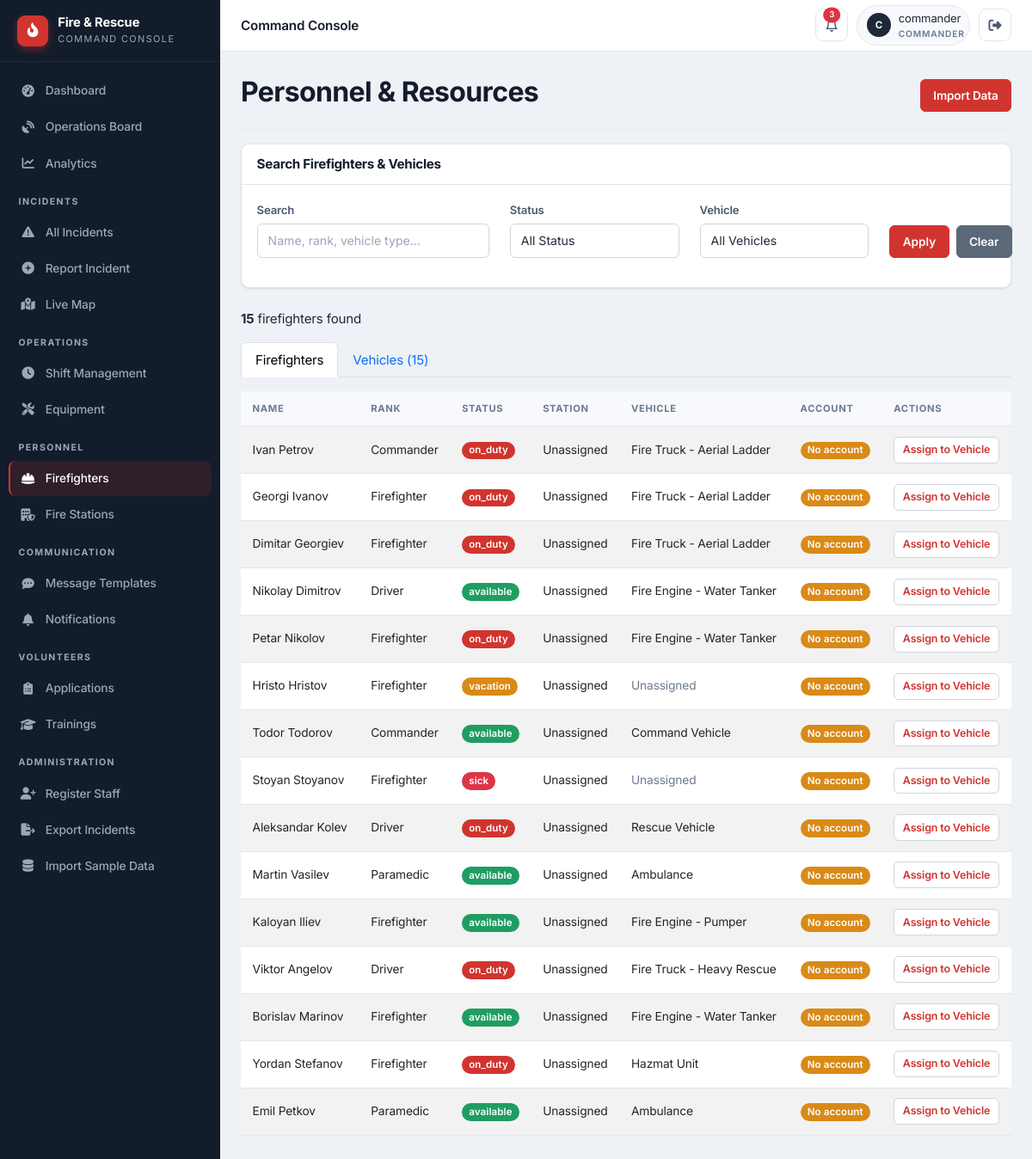
/staff/firefighters (signed in), run on the app's committed database.
### app/models/firefighter.py (models this page shows)
class Firefighter(db.Model):
    id = db.Column(db.Integer, primary_key=True)
    name = db.Column(db.String(100), nullable=False)
    rank = db.Column(db.String(50))
    status = db.Column(db.String(20), default='available')
    vehicle_id = db.Column(db.Integer, db.ForeignKey('vehicle.id'), nullable=True)
    station_id = db.Column(db.Integer, db.ForeignKey('fire_station.id'), nullable=True)
    user_id = db.Column(db.Integer, db.ForeignKey('user_model.id'), nullable=True, unique=True)
    user = db.relationship('UserModel', foreign_keys=[user_id], backref='firefighter_profile')
    employee_id = db.Column(db.String(20), unique=True, nullable=True)
    phone = db.Column(db.String(20), nullable=True)
    hire_date = db.Column(db.DateTime, nullable=True)
    last_active = db.Column(db.DateTime, nullable=True)
    current_shift_id = db.Column(db.Integer, db.ForeignKey('shift.id'), nullable=True)
    current_shift = db.relationship('Shift', foreign_keys=[current_shift_id], back_populates='firefighter')
    shifts = db.relationship('Shift', foreign_keys='Shift.firefighter_id', back_populates='firefighter')

### app/models/vehicle.py (models this page shows)
class Vehicle(db.Model):
    id = db.Column(db.Integer, primary_key=True)
    type = db.Column(db.String(50))
    location = db.Column(db.String(200))
    latitude = db.Column(db.Float, nullable=True)
    longitude = db.Column(db.Float, nullable=True)
    last_updated = db.Column(db.DateTime, default=datetime.datetime.utcnow, onupdate=datetime.datetime.utcnow)
    speed = db.Column(db.Float, nullable=True)
    heading = db.Column(db.Integer, nullable=True)
    status = db.Column(db.String(20), default='station')
    station_id = db.Column(db.Integer, db.ForeignKey('fire_station.id'), nullable=True)
    current_incident_id = db.Column(db.Integer, db.ForeignKey('incident.id'), nullable=True)
    route_polyline = db.Column(db.Text, nullable=True)      # JSON list of [lat, lng] along the road
    route_started_at = db.Column(db.DateTime, nullable=True)  # when the vehicle began driving
    route_total_seconds = db.Column(db.Float, nullable=True)  # animation duration (sped up for demo)
    route_real_seconds = db.Column(db.Float, nullable=True)   # real OSRM driving time, for ETA display
    route_distance_m = db.Column(db.Float, nullable=True)     # real route distance in meters
    route_dest_lat = db.Column(db.Float, nullable=True)
    route_dest_lng = db.Column(db.Float, nullable=True)
    current_incident = db.relationship('Incident', foreign_keys=[current_incident_id])
    firefighters = db.relationship('Firefighter', backref='assigned_vehicle', lazy=True)

### app/routes/firefighters.py (the view, shortened to what this page needs)
@firefighters_bp.route('/staff/firefighters')
@login_required
@role_required('dispatcher', 'commander')
def list_firefighters():
    search_query = request.args.get('search', '')
    status_filter = request.args.get('status', '')
    vehicle_filter = request.args.get('vehicle', '')
    ff_query = Firefighter.query
    if status_filter:
        ff_query = ff_query.filter(Firefighter.status == status_filter)
    if vehicle_filter:
        if vehicle_filter == 'unassigned':
            ff_query = ff_query.filter(Firefighter.vehicle_id.is_(None))
        else:
            ff_query = ff_query.filter(Firefighter.vehicle_id == vehicle_filter)
    all_firefighters = ff_query.all()
    v_query = Vehicle.query
    all_vehicles = v_query.all()
    all_statuses = ['available', 'on_duty', 'off_duty', 'training', 'sick', 'vacation']
    return render_template('staff/personnel/firefighters.html',
                           firefighters=all_firefighters,
                           vehicles=all_vehicles,
                           all_statuses=all_statuses,
                           search_query=search_query,
                           status_filter=status_filter,
                           vehicle_filter=vehicle_filter)

### app/utils.py (called while the page is built)
def login_required(f):
    @wraps(f)
    def decorated_function(*args, **kwargs):
        if not session.get('logged_in'):
            flash('Please login to access the staff portal.', 'warning')
            return redirect(url_for('auth.staff_login'))
        return f(*args, **kwargs)
    return decorated_function

def role_required(*roles):
    def decorator(f):
        @wraps(f)
        def decorated_function(*args, **kwargs):
            if not session.get('logged_in'):
                flash('Please login to access the staff portal.', 'warning')
                return redirect(url_for('auth.staff_login'))
            if session.get('user_role') not in roles:
                flash('Unauthorized access. This incident has been logged.', 'danger')
                return redirect(url_for('dashboard.staff_dashboard'))
            return f(*args, **kwargs)
        return decorated_function
    return decorator

### app/templates/staff/personnel/firefighters.html (shortened to what this page needs)
{% extends "staff/base.html" %}
{% block content %}
<div class="d-flex justify-content-between align-items-center"><h2>Personnel & Resources</h2><a href="{{ url_for('personnel.import_data') }}" class="btn btn-primary">Import Data</a></div>
<hr>
<div class="card mb-4"><div class="card-header bg-dark text-white"><h5 class="mb-0">Search Firefighters & Vehicles</h5></div><div class="card-body">
    <form method="GET" action="{{ url_for('personnel.list_firefighters') }}">
        <div class="row">
            <div class="col-md-4 mb-3"><label class="form-label">Search</label><input type="text" name="search" class="form-control" value="{{ search_query }}" placeholder="Name, rank, vehicle type..."></div>
            <div class="col-md-3 mb-3"><label class="form-label">Status</label><select name="status" class="form-select"><option value="">All Status</option></select></div>
            <div class="col-md-3 mb-3"><label class="form-label">Vehicle</label><select name="vehicle" class="form-select"><option value="">All Vehicles</option></select></div>
            <div class="col-md-2 mb-3 d-flex align-items-end"><button type="submit" class="btn btn-primary w-100">Apply</button><a href="{{ url_for('personnel.list_firefighters') }}" class="btn btn-secondary w-100 ms-2">Clear</a></div>
        </div>
    </form>
</div></div>
<div class="mb-3"><strong>{{ firefighters|length }}</strong> firefighters found</div>
<ul class="nav nav-tabs mb-3"><li class="nav-item"><a class="nav-link active" data-bs-toggle="tab" href="#firefighters">Firefighters</a></li><li class="nav-item"><a class="nav-link" data-bs-toggle="tab" href="#vehicles">Vehicles ({{ vehicles|length }})</a></li></ul>
<div class="tab-content">
    <div class="tab-pane fade show active" id="firefighters">
        {% if firefighters %}
        <table class="table table-striped"><thead><tr><th>Name</th><th>Rank</th><th>Status</th><th>Station</th><th>Vehicle</th><th>Account</th><th>Actions</th></tr></thead>
        <tbody>{% for f in firefighters %}<tr><td>{{ f.name }}</td><td>{{ f.rank }}</td><td><span class="badge bg-{% if f.status == 'available' %}success{% elif f.status == 'on_duty' %}primary{% elif f.status == 'vacation' %}warning{% elif f.status == 'sick' %}danger{% else %}secondary{% endif %}">{{ f.status }}</span></td><td>{{ f.station.name if f.station else 'Unassigned' }}</td><td>{% if f.assigned_vehicle %}{{ f.assigned_vehicle.type }}{% else %}<span class="text-muted">Unassigned</span>{% endif %}</td><td>{% if f.user %}<span class="badge bg-success">{{ f.user.username }}</span>{% else %}<span class="badge bg-warning">No account</span>{% endif %}</td><td><a href="{{ url_for('personnel.assign_firefighter', firefighter_id=f.id) }}" class="btn btn-sm btn-outline-primary">Assign to Vehicle</a></td></tr>{% endfor %}</tbody>
        </table>
        {% elif search_query or status_filter or vehicle_filter %}
        <p class="text-muted">No firefighters match your search.</p>
        {% endif %}
    </div>
</div>
{% endblock %}

### app/static/css/theme.css (style rules this page uses)
:root { --bg: #eef1f5; --surface: #ffffff; --surface-2: #f7f9fc; --border: #e2e7ee; --border-strong: #cfd6e0; --ink: #131c2b; --ink-2: #1d2838; --ink-3: #2a3650; --ink-soft: #3a4860; --text: #1f2a3a; --text-2: #4a5870; --muted: #6b7a90; --on-dark: #e7ecf3; --on-dark-muted: #9aa7ba; --accent: #d1342f; --accent-dark: #ab2420; --accent-soft: #fdeceb; --success: #1f9d63; --success-soft: #e6f5ed; --warning: #d98a17; --warning-soft: #fbf1de; --info: #2b6cb0; --info-soft: #e6f0f9; --danger: #d1342f; --danger-soft: #fdeceb; --r-sm: 6px; --r: 10px; --r-lg: 14px; --shadow-xs: 0 1px 2px rgba(19, 28, 43, 0.06); --shadow-sm: 0 1px 3px rgba(19, 28, 43, 0.08), 0 1px 2px rgba(19, 28, 43, 0.04); --shadow-md: 0 4px 12px rgba(19, 28, 43, 0.08); --shadow-lg: 0 12px 28px rgba(19, 28, 43, 0.12); --sidebar-w: 256px; --topbar-h: 60px; --spacing-xs: 0.25rem; --spacing-sm: 0.5rem; --spacing-md: 1rem; --spacing-lg: 1.5rem; --spacing-xl: 2rem; --border-radius: var(--r); --border-radius-sm: var(--r-sm); --border-radius-lg: var(--r-lg); --primary-color: var(--accent); --secondary-color: var(--muted); --danger-color: var(--danger); }
* { box-sizing: border-box; }
html { -webkit-text-size-adjust: 100%; }
body { font-family: 'Inter', -apple-system, BlinkMacSystemFont, 'Segoe UI', Roboto, sans-serif; color: var(--text); background: var(--bg); font-size: 0.94rem; line-height: 1.55; letter-spacing: -0.01em; -webkit-font-smoothing: antialiased; text-rendering: optimizeLegibility; }
h1, h2, h3, h4, h5, h6 { color: var(--ink); font-weight: 700; letter-spacing: -0.02em; }
a { text-decoration: none; }
.text-muted { color: var(--muted) !important; }

### app/static/css/main.css (style rules this page uses)
.card { border: 1px solid var(--border); border-radius: var(--r); box-shadow: var(--shadow-sm); background: var(--surface); margin-bottom: 1.25rem; }
.card-header { border-bottom: 1px solid var(--border); background: transparent; font-weight: 600; color: var(--ink); padding: 0.85rem 1.1rem; border-radius: var(--r) var(--r) 0 0 !important; }
.card-header h5, .card-header h4, .card-header h6 { margin: 0; font-size: 0.95rem; }
.card-body { padding: 1.1rem; }
.card-header.bg-dark, .card-header.bg-danger, .card-header.bg-primary, .card-header.bg-secondary { background: var(--surface) !important; color: var(--ink) !important; border-bottom: 1px solid var(--border) !important; }
.btn { border-radius: var(--r-sm); font-weight: 600; font-size: 0.85rem; padding: 0.5rem 0.9rem; transition: all 0.15s; border-width: 1px; }
.btn-sm { padding: 0.32rem 0.6rem; font-size: 0.78rem; }
.btn-primary, .btn-danger { background: var(--accent); border-color: var(--accent); color: #fff; }
.btn-outline-primary, .btn-outline-danger { color: var(--accent); border-color: var(--border-strong); background: var(--surface); }
.btn-secondary { background: #5b6878; border-color: #5b6878; }
.table { margin-bottom: 0; color: var(--text); font-size: 0.86rem; }
.table > thead > tr > th { background: var(--surface-2); color: var(--muted); text-transform: uppercase; font-size: 0.7rem; letter-spacing: 0.06em; font-weight: 700; border-bottom: 1px solid var(--border); padding: 0.7rem 0.85rem; }
.table > tbody > tr > td { padding: 0.72rem 0.85rem; vertical-align: middle; border-color: var(--border); }
.form-label { font-weight: 600; font-size: 0.82rem; color: var(--text-2); margin-bottom: 0.3rem; }
.form-control, .form-select { border-radius: var(--r-sm); border: 1px solid var(--border-strong); padding: 0.55rem 0.75rem; font-size: 0.88rem; color: var(--text); background: var(--surface); }
.form-control::placeholder { color: #9aa6b6; }
.badge { font-weight: 600; padding: 0.4em 0.7em; border-radius: 999px; font-size: 0.72rem; letter-spacing: 0.01em; }
.badge.bg-primary { background: var(--accent) !important; }
.badge.bg-success { background: var(--success) !important; }
.badge.bg-warning { background: var(--warning) !important; color: #fff !important; }
hr { border-color: var(--border); opacity: 1; }

### data on the page
Firefighter: name "Ivan Petrov", rank "Commander", status "on_duty", station "Unassigned", assigned_vehicle.type "Fire Truck - Aerial Ladder"
Firefighter: name "Georgi Ivanov", rank "Firefighter", status "on_duty", station "Unassigned", assigned_vehicle.type "Fire Truck - Aerial Ladder"
Firefighter: name "Dimitar Georgiev", rank "Firefighter", status "on_duty", station "Unassigned", assigned_vehicle.type "Fire Truck - Aerial Ladder"
Firefighter: name "Nikolay Dimitrov", rank "Driver", status "available", station "Unassigned", assigned_vehicle.type "Fire Engine - Water Tanker"
Firefighter: name "Petar Nikolov", rank "Firefighter", status "on_duty", station "Unassigned", assigned_vehicle.type "Fire Engine - Water Tanker"
Firefighter: name "Hristo Hristov", rank "Firefighter", status "vacation", station "Unassigned"
Firefighter: name "Todor Todorov", rank "Commander", status "available", station "Unassigned", assigned_vehicle.type "Command Vehicle"
Firefighter: name "Stoyan Stoyanov", rank "Firefighter", status "sick", station "Unassigned"
Firefighter: name "Aleksandar Kolev", rank "Driver", status "on_duty", station "Unassigned", assigned_vehicle.type "Rescue Vehicle"
Firefighter: name "Martin Vasilev", rank "Paramedic", status "available", station "Unassigned", assigned_vehicle.type "Ambulance"
Firefighter: name "Kaloyan Iliev", rank "Firefighter", status "available", station "Unassigned", assigned_vehicle.type "Fire Engine - Pumper"
Firefighter: name "Viktor Angelov", rank "Driver", status "on_duty", station "Unassigned", assigned_vehicle.type "Fire Truck - Heavy Rescue"
Firefighter: name "Borislav Marinov", rank "Firefighter", status "available", station "Unassigned", assigned_vehicle.type "Fire Engine - Water Tanker"
Firefighter: name "Yordan Stefanov", rank "Firefighter", status "on_duty", station "Unassigned", assigned_vehicle.type "Hazmat Unit"
Firefighter: name "Emil Petkov", rank "Paramedic", status "available", station "Unassigned", assigned_vehicle.type "Ambulance"

### other printed values
{{ (session.user_name or '?')[0]|upper }} "C"
{{ session.user_name }} "commander"
{{ session.user_role }} "COMMANDER"
{{ firefighters|length }} "15"
{{ vehicles|length }} "15"
